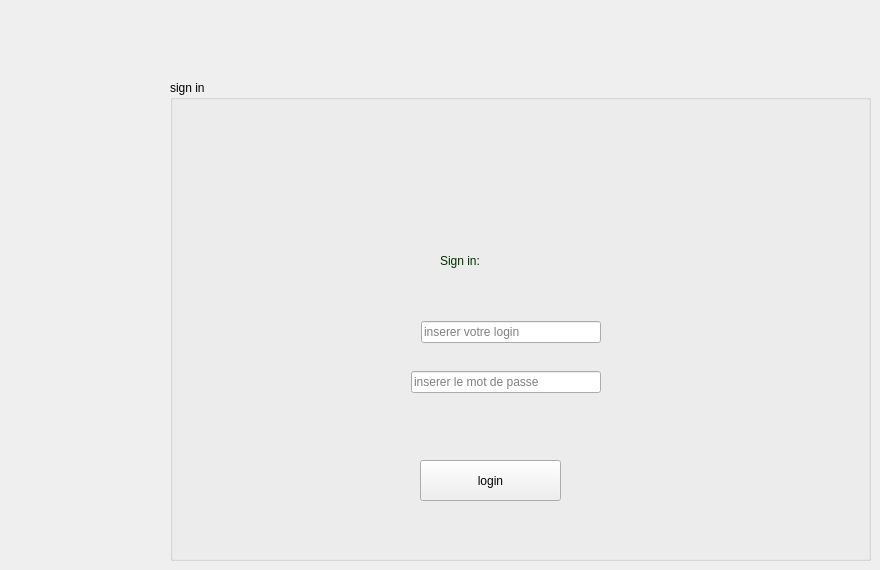
    <widget class="QWidget" name="page">
     <widget class="QGroupBox" name="groupBox">
      <property name="geometry">
       <rect>
        <x>170</x>
        <y>80</y>
        <width>701</width>
        <height>481</height>
       </rect>
      </property>
      <property name="title">
       <string>sign in</string>
      </property>
      <widget class="QPushButton" name="login_2">
       <property name="geometry">
        <rect>
         <x>250</x>
         <y>380</y>
         <width>141</width>
         <height>41</height>
        </rect>
       </property>
       <property name="styleSheet">
        <string notr="true">QPushButton {
	
	font: 14pt &quot;MS Shell Dlg 2&quot;;

background-color: #0078D4; /* Button background color similar to Windows */

color: #FFFFFF; /* Button text color */

border: 1px solid #0078D4; /* Button border color */

border-radius: 4px; /* Button border radius */

padding: 6px 12px; /* Button padding */

}



QPushButton:hover {

background-color: #00559B; /* Hovered button background color */

border: 1px solid #00559B; /* Hovered button border color */

}



QPushButton:pressed {

background-color: #003C75; /* Pressed butt}</string>
       </property>
       <property name="text">
        <string>login</string>
       </property>
      </widget>
      <widget class="QLabel" name="label_13">
       <property name="geometry">
        <rect>
         <x>270</x>
         <y>160</y>
         <width>91</width>
         <height>41</height>
        </rect>
       </property>
       <property name="styleSheet">
        <string notr="true">font: 75 18pt &quot;Rockwell Condensed&quot;;
color: rgb(0, 48, 0);</string>
       </property>
       <property name="text">
        <string>Sign in:</string>
       </property>
      </widget>
      <widget class="QLabel" name="label_14">
       <property name="geometry">
        <rect>
         <x>10</x>
         <y>20</y>
         <width>56</width>
         <height>41</height>
        </rect>
       </property>
       <property name="text">
        <string/>
       </property>
       <property name="pixmap">
        <pixmap>../../OneDrive/Pictures/logo.jpg</pixmap>
       </property>
       <property name="scaledContents">
        <bool>true</bool>
       </property>
      </widget>
      <widget class="QLabel" name="label_15">
       <property name="geometry">
        <rect>
         <x>580</x>
         <y>20</y>
         <width>101</width>
         <height>91</height>
        </rect>
       </property>
       <property name="text">
        <string/>
       </property>
       <property name="pixmap">
        <pixmap>../../OneDrive/Pictures/projet/308382982_615546510197972_8922151083998088599_n.png</pixmap>
       </property>
       <property name="scaledContents">
        <bool>true</bool>
       </property>
      </widget>
      <widget class="QWidget" name="layoutWidget">
       <property name="geometry">
        <rect>
         <x>210</x>
         <y>290</y>
         <width>221</width>
         <height>24</height>
        </rect>
       </property>
       <layout class="QHBoxLayout" name="horizontalLayout_4">
        <property name="spacing">
         <number>10</number>
        </property>
        <item>
         <widget class="QLabel" name="label_11">
          <property name="minimumSize">
           <size>
            <width>21</width>
            <height>21</height>
           </size>
          </property>
          <property name="maximumSize">
           <size>
            <width>21</width>
            <height>21</height>
           </size>
          </property>
          <property name="text">
           <string/>
          </property>
          <property name="pixmap">
           <pixmap>../../OneDrive/Pictures/projet/passworf.png</pixmap>
          </property>
          <property name="scaledContents">
           <bool>true</bool>
          </property>
         </widget>
        </item>
        <item>
         <widget class="QLineEdit" name="password">
          <property name="echoMode">
           <enum>QLineEdit::Password</enum>
          </property>
          <property name="placeholderText">
           <string>inserer le mot de passe</string>
          </property>
         </widget>
        </item>
       </layout>
      </widget>
      <widget class="QWidget" name="layoutWidget">
       <property name="geometry">
        <rect>
         <x>210</x>
         <y>240</y>
         <width>221</width>
         <height>24</height>
        </rect>
       </property>
       <layout class="QHBoxLayout" name="horizontalLayout_5">
        <property name="spacing">
         <number>10</number>
        </property>
        <item>
         <widget class="QLabel" name="label_10">
          <property name="minimumSize">
           <size>
            <width>31</width>
            <height>21</height>
           </size>
          </property>
          <property name="maximumSize">
           <size>
            <width>31</width>
            <height>21</height>
           </size>
          </property>
          <property name="text">
           <string/>
          </property>
          <property name="pixmap">
           <pixmap>../../OneDrive/Pictures/projet/user-login-icon-14.png</pixmap>
          </property>
          <property name="scaledContents">
           <bool>true</bool>
          </property>
         </widget>
        </item>
        <item>
         <widget class="QLineEdit" name="username">
          <property name="placeholderText">
           <string>inserer votre login</string>
          </property>
         </widget>
        </item>
       </layout>
      </widget>
     </widget>
    </widget>
